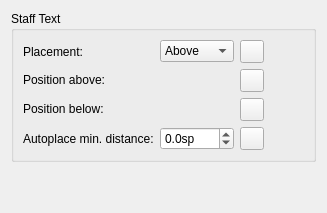
      <widget class="QWidget" name="PageStaffText">
       <layout class="QGridLayout" name="gridLayout_34">
        <item row="0" column="0">
         <widget class="QGroupBox" name="groupBox_38">
          <property name="title">
           <string>Staff Text</string>
          </property>
          <layout class="QGridLayout" name="gridLayout_33">
           <item row="1" column="3">
            <spacer name="horizontalSpacer_45">
             <property name="orientation">
              <enum>Qt::Horizontal</enum>
             </property>
             <property name="sizeHint" stdset="0">
              <size>
               <width>40</width>
               <height>20</height>
              </size>
             </property>
            </spacer>
           </item>
           <item row="1" column="2">
            <widget class="QToolButton" name="resetStaffTextPosAbove">
             <property name="toolTip">
              <string>Reset to default</string>
             </property>
             <property name="accessibleName">
              <string>Reset 'Position above' value</string>
             </property>
             <property name="text">
              <string notr="true"/>
             </property>
             <property name="icon">
              <iconset resource="musescore.qrc">
               <normaloff>:/data/icons/edit-reset.svg</normaloff>:/data/icons/edit-reset.svg</iconset>
             </property>
            </widget>
           </item>
           <item row="0" column="0">
            <widget class="QLabel" name="label_178">
             <property name="text">
              <string>Placement:</string>
             </property>
             <property name="buddy">
              <cstring>textLinePlacement</cstring>
             </property>
            </widget>
           </item>
           <item row="3" column="0">
            <widget class="QLabel" name="label_180">
             <property name="text">
              <string>Autoplace min. distance:</string>
             </property>
            </widget>
           </item>
           <item row="3" column="1">
            <widget class="QDoubleSpinBox" name="staffTextMinDistance">
             <property name="sizePolicy">
              <sizepolicy hsizetype="Preferred" vsizetype="Fixed">
               <horstretch>0</horstretch>
               <verstretch>0</verstretch>
              </sizepolicy>
             </property>
             <property name="suffix">
              <string>sp</string>
             </property>
             <property name="decimals">
              <number>1</number>
             </property>
             <property name="minimum">
              <double>-100.000000000000000</double>
             </property>
             <property name="singleStep">
              <double>0.500000000000000</double>
             </property>
            </widget>
           </item>
           <item row="2" column="2">
            <widget class="QToolButton" name="resetStaffTextPosBelow">
             <property name="toolTip">
              <string>Reset to default</string>
             </property>
             <property name="accessibleName">
              <string>Reset 'Position below' value</string>
             </property>
             <property name="text">
              <string notr="true"/>
             </property>
             <property name="icon">
              <iconset resource="musescore.qrc">
               <normaloff>:/data/icons/edit-reset.svg</normaloff>:/data/icons/edit-reset.svg</iconset>
             </property>
            </widget>
           </item>
           <item row="1" column="1">
            <widget class="Ms::OffsetSelect" name="staffTextPosAbove" native="true"/>
           </item>
           <item row="0" column="2">
            <widget class="QToolButton" name="resetStaffTextPlacement">
             <property name="toolTip">
              <string>Reset to default</string>
             </property>
             <property name="accessibleName">
              <string>Reset 'Placement' value</string>
             </property>
             <property name="text">
              <string notr="true"/>
             </property>
             <property name="icon">
              <iconset resource="musescore.qrc">
               <normaloff>:/data/icons/edit-reset.svg</normaloff>:/data/icons/edit-reset.svg</iconset>
             </property>
            </widget>
           </item>
           <item row="2" column="1">
            <widget class="Ms::OffsetSelect" name="staffTextPosBelow" native="true"/>
           </item>
           <item row="2" column="0">
            <widget class="QLabel" name="label_176">
             <property name="sizePolicy">
              <sizepolicy hsizetype="Fixed" vsizetype="Fixed">
               <horstretch>0</horstretch>
               <verstretch>0</verstretch>
              </sizepolicy>
             </property>
             <property name="text">
              <string>Position below:</string>
             </property>
            </widget>
           </item>
           <item row="0" column="1">
            <widget class="QComboBox" name="staffTextPlacement">
             <item>
              <property name="text">
               <string notr="true">Above</string>
              </property>
             </item>
             <item>
              <property name="text">
               <string notr="true">Below</string>
              </property>
             </item>
            </widget>
           </item>
           <item row="1" column="0">
            <widget class="QLabel" name="label_177">
             <property name="sizePolicy">
              <sizepolicy hsizetype="Fixed" vsizetype="Fixed">
               <horstretch>0</horstretch>
               <verstretch>0</verstretch>
              </sizepolicy>
             </property>
             <property name="text">
              <string>Position above:</string>
             </property>
            </widget>
           </item>
           <item row="3" column="2">
            <widget class="QToolButton" name="resetStaffTextMinDistance">
             <property name="toolTip">
              <string>Reset to default</string>
             </property>
             <property name="accessibleName">
              <string>Reset 'Position below' value</string>
             </property>
             <property name="text">
              <string notr="true"/>
             </property>
             <property name="icon">
              <iconset resource="musescore.qrc">
               <normaloff>:/data/icons/edit-reset.svg</normaloff>:/data/icons/edit-reset.svg</iconset>
             </property>
            </widget>
           </item>
          </layout>
         </widget>
        </item>
        <item row="1" column="0">
         <spacer name="verticalSpacer_30">
          <property name="orientation">
           <enum>Qt::Vertical</enum>
          </property>
          <property name="sizeHint" stdset="0">
           <size>
            <width>20</width>
            <height>40</height>
           </size>
          </property>
         </spacer>
        </item>
       </layout>
      </widget>
